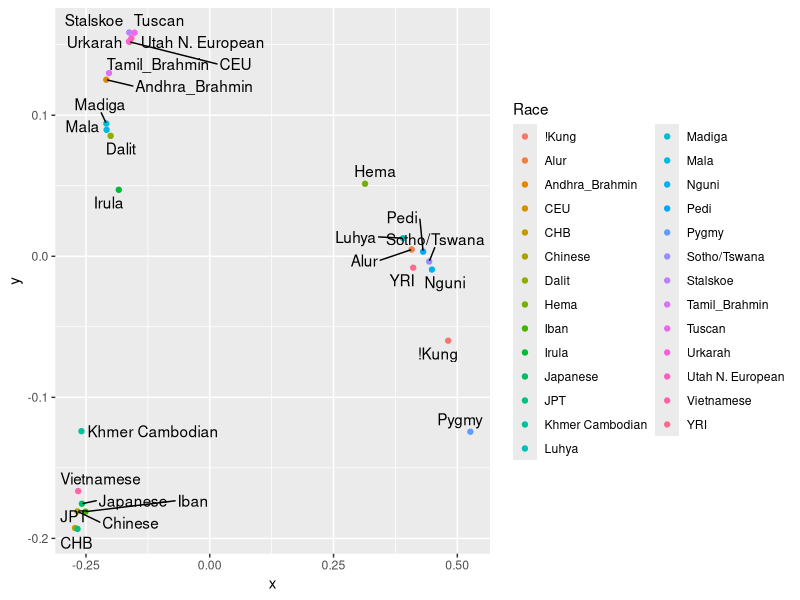

The R source for this figure:
library(ggplot2)
library(ggrepel)

setwd("~/Dropbox/Caleb-Huo.github.io/teaching/data/SNP_MDS")

z0 <- read.csv("SNP_PCA.csv", row.names=1)
z <- as.dist(cbind(z0,NA))

z_mds = - cmdscale(dist(z),k=2)

mdsDataFrame <- data.frame(Race=rownames(z_mds),x = z_mds[,1], y = z_mds[,2])

png("population_SPN.png")
ggplot(data=mdsDataFrame, aes(x=x, y=y, label=Race)) + geom_point(aes(color=Race)) + geom_text_repel(data=mdsDataFrame, aes(label=Race))
dev.off()
